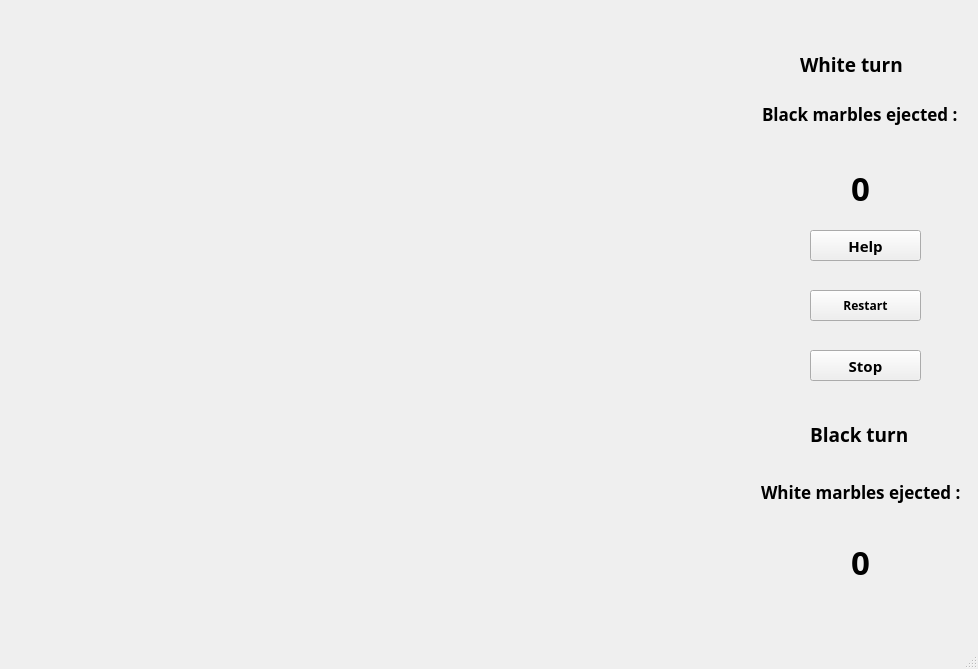
<?xml version="1.0" encoding="UTF-8"?>
<ui version="4.0">
 <class>MainWindow</class>
 <widget class="QMainWindow" name="MainWindow">
  <property name="geometry">
   <rect>
    <x>0</x>
    <y>0</y>
    <width>978</width>
    <height>669</height>
   </rect>
  </property>
  <property name="windowTitle">
   <string>MainWindow</string>
  </property>
  <widget class="QWidget" name="centralwidget">
   <widget class="QWidget" name="verticalLayoutWidget">
    <property name="geometry">
     <rect>
      <x>-10</x>
      <y>0</y>
      <width>751</width>
      <height>641</height>
     </rect>
    </property>
    <layout class="QVBoxLayout" name="verticalLayout"/>
   </widget>
   <widget class="QWidget" name="verticalLayoutWidget_2">
    <property name="geometry">
     <rect>
      <x>740</x>
      <y>80</y>
      <width>241</width>
      <height>142</height>
     </rect>
    </property>
    <layout class="QVBoxLayout" name="blackEjectedLayout">
     <item alignment="Qt::AlignHCenter|Qt::AlignVCenter">
      <widget class="QLabel" name="label">
       <property name="font">
        <font>
         <family>Chandas</family>
         <pointsize>13</pointsize>
         <weight>75</weight>
         <bold>true</bold>
        </font>
       </property>
       <property name="text">
        <string>Black marbles ejected :</string>
       </property>
       <property name="margin">
        <number>4</number>
       </property>
      </widget>
     </item>
     <item alignment="Qt::AlignHCenter|Qt::AlignVCenter">
      <widget class="QLabel" name="blackCount">
       <property name="font">
        <font>
         <family>Chandas</family>
         <pointsize>25</pointsize>
         <weight>75</weight>
         <bold>true</bold>
        </font>
       </property>
       <property name="text">
        <string>0</string>
       </property>
      </widget>
     </item>
    </layout>
   </widget>
   <widget class="QWidget" name="verticalLayoutWidget_3">
    <property name="geometry">
     <rect>
      <x>740</x>
      <y>460</y>
      <width>242</width>
      <height>134</height>
     </rect>
    </property>
    <layout class="QVBoxLayout" name="whiteEjectedLayout">
     <item alignment="Qt::AlignHCenter|Qt::AlignVCenter">
      <widget class="QLabel" name="label_2">
       <property name="font">
        <font>
         <family>Chandas</family>
         <pointsize>13</pointsize>
         <weight>75</weight>
         <bold>true</bold>
        </font>
       </property>
       <property name="text">
        <string>White marbles ejected :</string>
       </property>
      </widget>
     </item>
     <item alignment="Qt::AlignHCenter|Qt::AlignVCenter">
      <widget class="QLabel" name="whiteCount">
       <property name="font">
        <font>
         <family>Chandas</family>
         <pointsize>25</pointsize>
         <weight>75</weight>
         <bold>true</bold>
        </font>
       </property>
       <property name="text">
        <string>0</string>
       </property>
      </widget>
     </item>
    </layout>
   </widget>
   <widget class="QLabel" name="whiteTurn">
    <property name="geometry">
     <rect>
      <x>800</x>
      <y>40</y>
      <width>108</width>
      <height>48</height>
     </rect>
    </property>
    <property name="font">
     <font>
      <family>Chandas</family>
      <pointsize>14</pointsize>
      <weight>75</weight>
      <bold>true</bold>
     </font>
    </property>
    <property name="text">
     <string>White turn</string>
    </property>
   </widget>
   <widget class="QLabel" name="blackTurn">
    <property name="geometry">
     <rect>
      <x>810</x>
      <y>410</y>
      <width>105</width>
      <height>48</height>
     </rect>
    </property>
    <property name="font">
     <font>
      <family>Chandas</family>
      <pointsize>14</pointsize>
      <weight>75</weight>
      <bold>true</bold>
     </font>
    </property>
    <property name="text">
     <string>Black turn</string>
    </property>
   </widget>
   <widget class="QPushButton" name="helpButton">
    <property name="geometry">
     <rect>
      <x>810</x>
      <y>230</y>
      <width>111</width>
      <height>31</height>
     </rect>
    </property>
    <property name="font">
     <font>
      <family>Chandas</family>
      <pointsize>11</pointsize>
      <weight>75</weight>
      <bold>true</bold>
     </font>
    </property>
    <property name="text">
     <string>Help</string>
    </property>
   </widget>
   <widget class="QPushButton" name="StopButton">
    <property name="geometry">
     <rect>
      <x>810</x>
      <y>350</y>
      <width>111</width>
      <height>31</height>
     </rect>
    </property>
    <property name="font">
     <font>
      <family>Chandas</family>
      <pointsize>11</pointsize>
      <weight>75</weight>
      <bold>true</bold>
     </font>
    </property>
    <property name="text">
     <string>Stop</string>
    </property>
   </widget>
   <widget class="QPushButton" name="restartButton">
    <property name="geometry">
     <rect>
      <x>810</x>
      <y>290</y>
      <width>111</width>
      <height>31</height>
     </rect>
    </property>
    <property name="font">
     <font>
      <family>Chandas</family>
      <weight>75</weight>
      <bold>true</bold>
     </font>
    </property>
    <property name="text">
     <string>Restart</string>
    </property>
   </widget>
  </widget>
  <widget class="QStatusBar" name="statusbar"/>
 </widget>
 <resources/>
 <connections/>
</ui>
